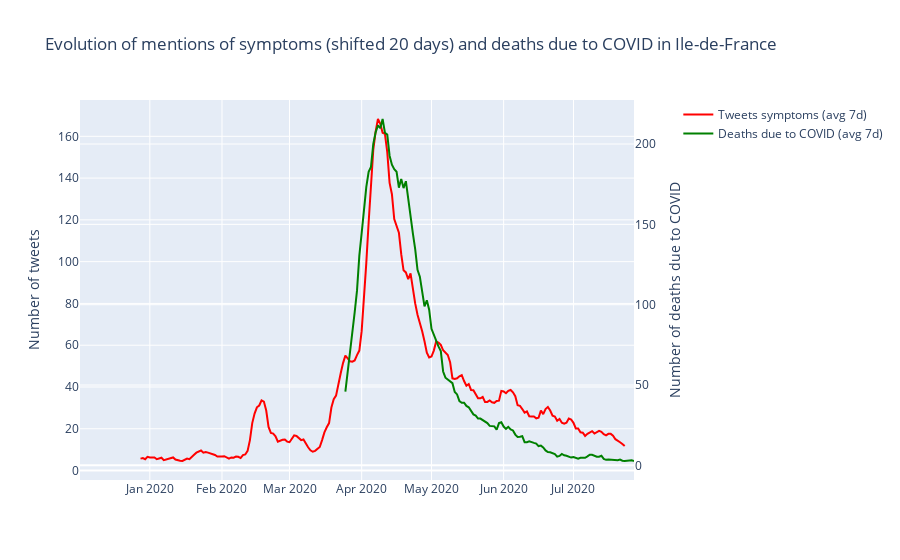

Notebook source saved alongside this figure:
### Code cell
def plot_shifted_deaths(lag) :
    
    # Shift : 
    tweets_symptoms['symptom_shift'] = tweets_symptoms['has_symptom'].shift(lag)
    tweets_symptoms['symptom_shift_3'] = tweets_symptoms['has_symptom_mean_3'].shift(lag)
    tweets_symptoms['symptom_shift_7'] = tweets_symptoms['has_symptom_mean_week'].shift(lag)

    
    symptoms = 'symptom_shift'
    #label_emergency = emergencies_dict.get(type_emergency)
    
    traces=[]
    traces.append(go.Scatter(x = tweets_symptoms['day'],
                            y = tweets_symptoms['symptom_shift_7'].values,
                            mode = 'lines',
                             line=dict(color='red'),
                            name = 'Tweets symptoms (avg 7d)',
                            yaxis="y1"))

    traces.append(go.Scatter(x = open_covid.date, 
                             y = open_covid['deaths_week'],
                             mode = 'lines',
                             name = 'Deaths due to COVID (avg 7d)',
                             line=dict(color='green'),
                             yaxis="y2"))
#     traces.append(go.Scatter(x = urgences.date_de_passage, 
#                              y = urgences['nbre_hospit_corona_mean_3'],
#                              mode = 'lines',
#                              name = 'Hospitalizations (avg 3d)',
#                              line=dict(color='grey'),
#                              yaxis="y2"))
    
    layout = go.Layout(title="Evolution of mentions of symptoms (shifted 20 days) and deaths due to COVID in Ile-de-France",
                        legend={"x" : 1.08, "y" : 1},
                       yaxis=dict(title='Number of tweets'),
                       yaxis2=dict(title='Number of deaths due to COVID',
                                   overlaying='y',
                                   side='right'))
    
    fig = go.Figure(traces, layout)
    py.iplot(fig)
    
plot_shifted_deaths(lag=20)

### Figure 1 — Plotly figure (JSON) as saved in the notebook; plotly's stock layout.template omitted (floating-point values rounded to 4 significant figures; data arrays with more than 128 entries replaced by an {"elided": "..."} marker saying what was removed)
{"data": [{"line": {"color": "red"}, "mode": "lines", "name": "Tweets symptoms (avg 7d)", "type": "scatter", "x": {"elided": "235 str values"}, "y": {"elided": "235 float values"}, "yaxis": "y"}, {"line": {"color": "green"}, "mode": "lines", "name": "Deaths due to COVID (avg 7d)", "type": "scatter", "x": {"elided": "166 str values"}, "y": {"elided": "166 float values"}, "yaxis": "y2"}], "layout": {"legend": {"x": 1.08, "y": 1}, "title": {"text": "Evolution of mentions of symptoms (shifted 20 days) and deaths due to COVID in Ile-de-France"}, "yaxis": {"title": {"text": "Number of tweets"}}, "yaxis2": {"overlaying": "y", "side": "right", "title": {"text": "Number of deaths due to COVID"}}}}
